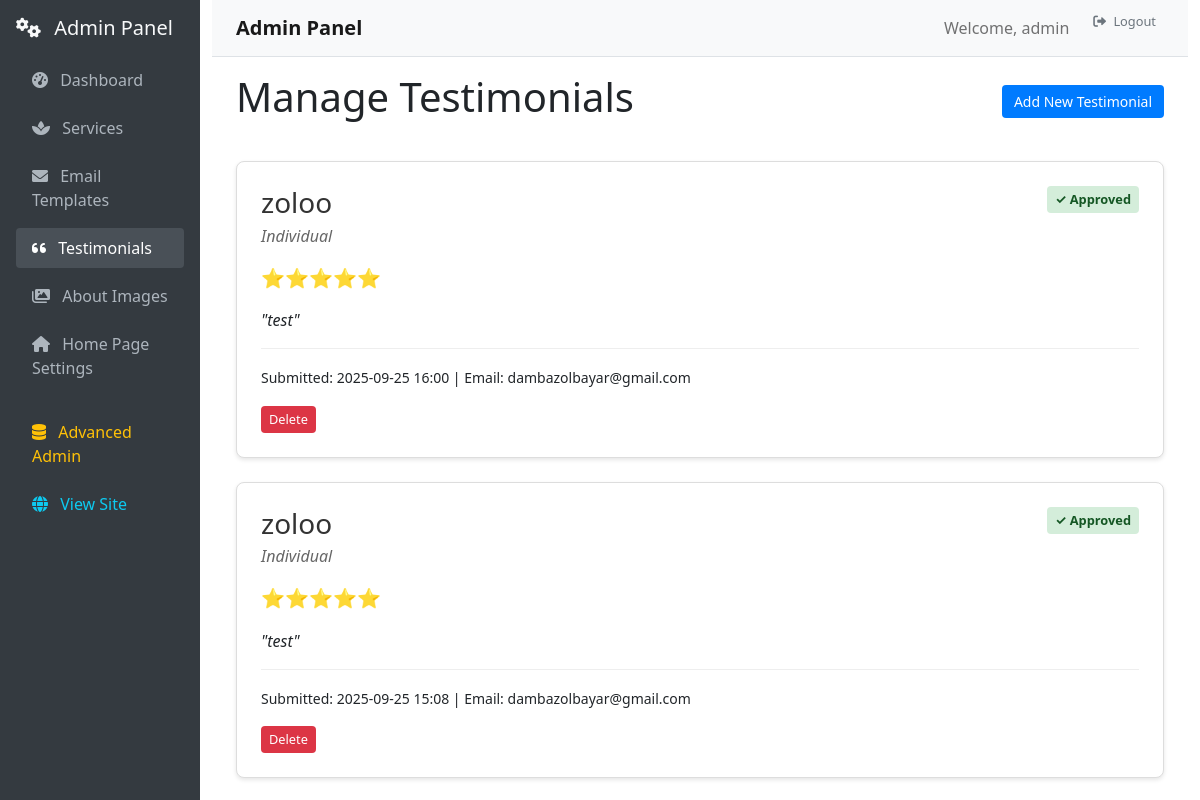
Page /web_admin/testimonials (signed in) on the earlier database version.
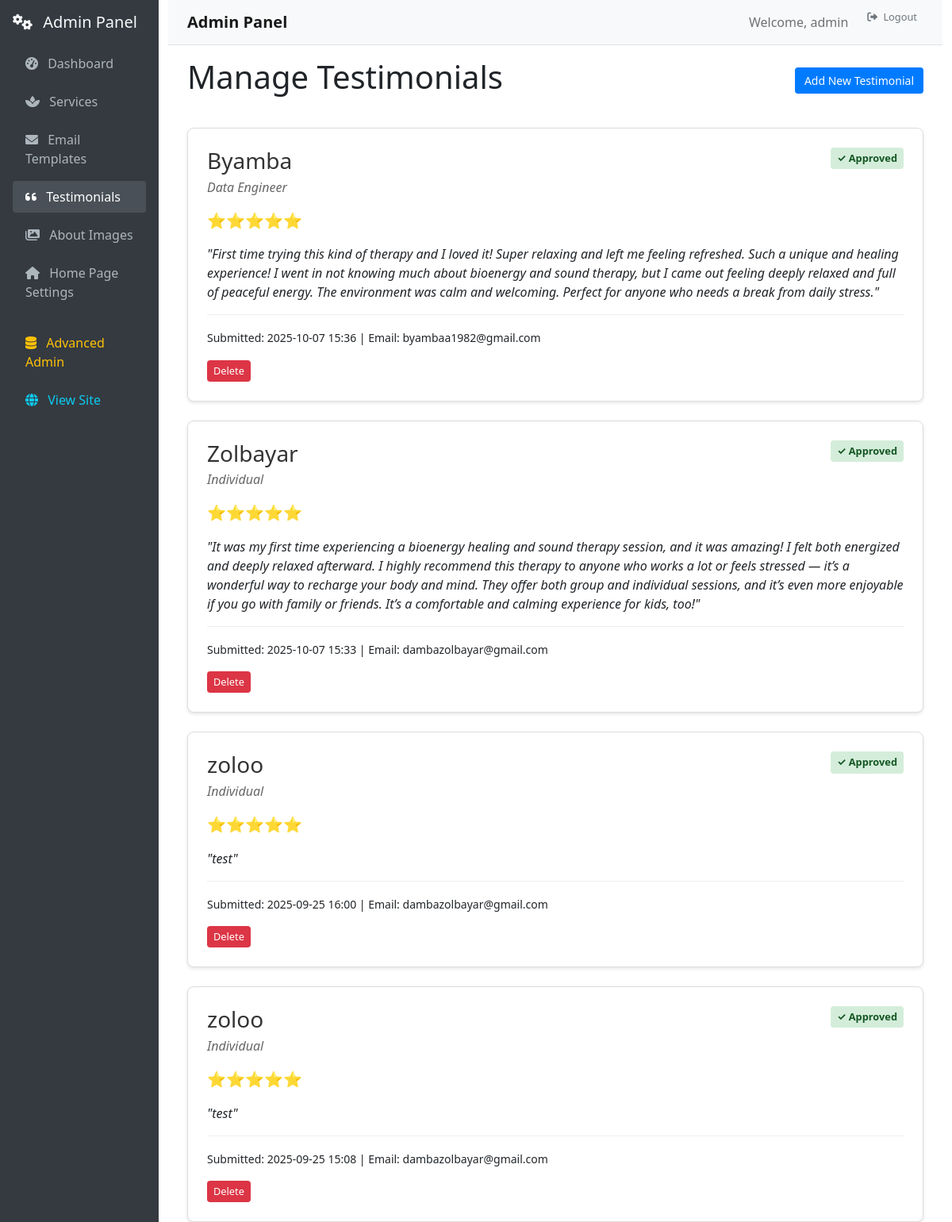
Same page on the later database version.
### db/models.py (models this page shows, shortened)
class User(db.Model, UserMixin):
    __tablename__ = 'users'
    id = db.Column(db.Integer, primary_key=True, autoincrement=True)
    is_paid = db.Column(db.Boolean, default=False)
    username = db.Column(db.String(80), nullable=False, unique=True)
    email = db.Column(db.String(120), nullable=False, unique=True)
    password = db.Column(db.String(128), nullable=False)
    role_id = db.Column(db.Integer, db.ForeignKey('roles.id'), nullable=False)
    role = db.relationship('Role', backref=db.backref('users', lazy=True))
    created_at = db.Column(db.DateTime, default=db.func.now())
    updated_at = db.Column(db.DateTime, default=db.func.now(), onupdate=db.func.now())

class Testimonial(db.Model):
    __tablename__ = "testimonials"
    id = db.Column(db.Integer, primary_key=True)
    client_name = db.Column(db.String(100), nullable=False)
    client_title = db.Column(db.String(100), nullable=True)  # Job title or profession
    testimonial_text = db.Column(db.Text, nullable=False)
    rating = db.Column(db.Integer, nullable=False, default=5)  # 1-5 star rating
    is_approved = db.Column(db.Boolean, default=False, nullable=False)  # Admin approval
    is_featured = db.Column(db.Boolean, default=False, nullable=False)  # Show on homepage
    email = db.Column(db.String(120), nullable=True)  # Optional client email
    created_at = db.Column(db.DateTime, default=db.func.now())
    updated_at = db.Column(db.DateTime, default=db.func.now(), onupdate=db.func.now())
    approved_at = db.Column(db.DateTime, nullable=True)
    approved_by = db.Column(db.Integer, db.ForeignKey('users.id'), nullable=True)
    approver = db.relationship('User', backref=db.backref('approved_testimonials', lazy=True))
    def get_star_display(self):
        return "⭐" * self.rating

### routes/web_admin.py (the view)
@web_admin_bp.route('/testimonials')
@admin_required
def admin_testimonials():
    testimonials = Testimonial.query.order_by(Testimonial.created_at.desc()).all()
    return render_template('admin/testimonials.html', testimonials=testimonials)

### routes/web_admin.py (called while the page is built)
def admin_required(f):
    @wraps(f)
    @login_required
    def decorated_function(*args, **kwargs):
        if not current_user.is_authenticated or current_user.role.name != 'admin':
            flash('Admin access required.', 'error')
            return redirect(url_for('main.home'))
        return f(*args, **kwargs)
    return decorated_function

### templates/admin/testimonials.html (shortened to what this page needs)
{% extends "admin/base.html" %}
{% block content %}
<div class="admin-header">
    <h1>Manage Testimonials</h1>
    <a href="{{ url_for('web_admin_panel.create_testimonial') }}" class="btn btn-primary">Add New Testimonial</a>
</div>
<div class="testimonials-grid">
    {% for testimonial in testimonials %}
    <div class="testimonial-admin-card">
        <div class="testimonial-header">
            <div class="client-info">
                <h3>{{ testimonial.client_name }}</h3>
                {% if testimonial.client_title %}
                <p class="client-title">{{ testimonial.client_title }}</p>
                {% endif %}
            </div>
            <div class="testimonial-status">
                {% if testimonial.is_approved %}
                    <span class="status-badge approved">✓ Approved</span>
                {% else %}
                    <span class="status-badge pending">⏳ Pending</span>
                {% endif %}
            </div>
        </div>
        <div class="rating">
            {{ testimonial.get_star_display() }}
        </div>
        <div class="testimonial-text">
            <p>"{{ testimonial.testimonial_text }}"</p>
        </div>
        <div class="testimonial-meta">
            <small>
                Submitted: {{ testimonial.created_at.strftime('%Y-%m-%d %H:%M') }}
                {% if testimonial.email %}
                | Email: {{ testimonial.email }}
                {% endif %}
            </small>
        </div>
        <div class="testimonial-actions">
            <form method="POST" action="{{ url_for('web_admin_panel.delete_testimonial', testimonial_id=testimonial.id) }}" style="display: inline;">
                <button type="submit" class="btn btn-danger btn-sm" onclick="return confirm('Delete this testimonial permanently?')">Delete</button>
            </form>
        </div>
    </div>
    {% endfor %}
</div>
{% endblock %}

### templates/admin/base.html (shortened to what this page needs)
<!DOCTYPE html>
<html lang="en">
<head>
    <link href="https://cdn.jsdelivr.net/npm/bootstrap@5.1.3/dist/css/bootstrap.min.css" rel="stylesheet">
    <link href="https://cdnjs.cloudflare.com/ajax/libs/font-awesome/6.0.0/css/all.min.css" rel="stylesheet">
</head>
<body>
    <div class="container-fluid">
        <div class="row">
            <nav class="col-md-3 col-lg-2 sidebar p-3">
                <div class="mb-3">
                    <h5 class="text-light">
                        <i class="fas fa-cogs me-2"></i>
                        Admin Panel
                    </h5>
                </div>
                <ul class="nav flex-column">
                    <li class="nav-item">
                        <a class="nav-link {% if request.endpoint == 'web_admin_panel.web_admin_panel' %}active{% endif %}"
                           href="{{ url_for('web_admin_panel.web_admin_panel') }}">
                            <i class="fas fa-tachometer-alt me-2"></i>
                            Dashboard
                        </a>
                    </li>
                    <li class="nav-item">
                        <a class="nav-link {% if request.endpoint == 'web_admin_panel.admin_services' %}active{% endif %}"
                           href="{{ url_for('web_admin_panel.admin_services') }}">
                            <i class="fas fa-spa me-2"></i>
                            Services
                        </a>
                    </li>
                    <li class="nav-item">
                        <a class="nav-link {% if request.endpoint == 'web_admin_panel.admin_emails' %}active{% endif %}"
                           href="{{ url_for('web_admin_panel.admin_emails') }}">
                            <i class="fas fa-envelope me-2"></i>
                            Email Templates
                        </a>
                    </li>
                    <li class="nav-item">
                        <a class="nav-link {% if request.endpoint == 'web_admin_panel.admin_testimonials' %}active{% endif %}"
                           href="{{ url_for('web_admin_panel.admin_testimonials') }}">
                            <i class="fas fa-quote-left me-2"></i>
                            Testimonials
                        </a>
                    </li>
                    <li class="nav-item">
                        <a class="nav-link {% if request.endpoint in ['web_admin_panel.admin_about_images', 'web_admin_panel.edit_about_image', 'web_admin_panel.create_about_image'] %}active{% endif %}"
                           href="{{ url_for('web_admin_panel.admin_about_images') }}">
                            <i class="fas fa-images me-2"></i>
                            About Images
                        </a>
                    </li>
                    <li class="nav-item">
                        <a class="nav-link {% if request.endpoint == 'web_admin_panel.admin_settings' %}active{% endif %}"
                           href="{{ url_for('web_admin_panel.admin_settings') }}">
                            <i class="fas fa-home me-2"></i>
                            Home Page Settings
                        </a>
                    </li>
                    <li class="nav-item mt-3">
                        <a class="nav-link text-warning" href="/admin/">
                            <i class="fas fa-database me-2"></i>
                            Advanced Admin
                        </a>
                    </li>
                    <li class="nav-item">
                        <a class="nav-link text-info" href="{{ url_for('main.home') }}">
                            <i class="fas fa-globe me-2"></i>
                            View Site
                        </a>
                    </li>
                </ul>
            </nav>
            <main class="col-md-9 col-lg-10 main-content">
                <nav class="navbar navbar-expand-lg navbar-light bg-light border-bottom">
                    <div class="container-fluid">
                        <span class="navbar-brand mb-0 h1">
                            {% block page_title %}Admin Panel{% endblock %}
                        </span>
                        <div class="navbar-nav ms-auto">
                            <span class="navbar-text me-3">
                                Welcome, {{ current_user.username }}
                            </span>
                            <a class="btn btn-outline-secondary btn-sm" href="/api/logout" onclick="handleLogout(event)">
                                <i class="fas fa-sign-out-alt me-1"></i>
                                Logout
                            </a>
                        </div>
                    </div>
                </nav>
                <div class="container-fluid mt-3">
                    {% block content %}{% endblock %}
                </div>
            </main>
        </div>
    </div>
</body>
</html>

### templates/admin/base.html (style rules this page uses)
.sidebar { min-height: 100vh; background: #343a40; }
.sidebar .nav-link { color: #adb5bd; border-radius: 0.25rem; margin: 0.25rem 0; }
.sidebar .nav-link:hover, .sidebar .nav-link.active { color: #fff; background-color: #495057; }
.main-content { min-height: 100vh; }
.navbar-brand { font-weight: bold; }

### templates/admin/testimonials.html (style rules this page uses)
.admin-header { display: flex; justify-content: space-between; align-items: center; margin-bottom: 2rem; }
.testimonials-grid { display: grid; gap: 1.5rem; }
.testimonial-admin-card { background: white; border: 1px solid #ddd; border-radius: 8px; padding: 1.5rem; box-shadow: 0 2px 4px rgba(0,0,0,0.1); }
.testimonial-header { display: flex; justify-content: space-between; align-items: flex-start; margin-bottom: 1rem; }
.client-info h3 { margin: 0; color: #333; }
.client-title { margin: 0.25rem 0 0 0; color: #666; font-style: italic; }
.testimonial-status { display: flex; gap: 0.5rem; flex-wrap: wrap; }
.status-badge { padding: 0.25rem 0.5rem; border-radius: 4px; font-size: 0.8rem; font-weight: bold; }
.status-badge.approved { background: #d4edda; color: #155724; }
.rating { font-size: 1.2rem; margin-bottom: 1rem; }
.testimonial-text { margin-bottom: 1rem; font-style: italic; }
.testimonial-meta { margin-bottom: 1rem; padding-top: 1rem; border-top: 1px solid #eee; }
.testimonial-actions { display: flex; gap: 0.5rem; flex-wrap: wrap; }
.btn { padding: 0.375rem 0.75rem; border: none; border-radius: 4px; cursor: pointer; text-decoration: none; font-size: 0.875rem; }
.btn-primary { background: #007bff; color: white; }
.btn-danger { background: #dc3545; color: white; }
.btn-sm { padding: 0.25rem 0.5rem; font-size: 0.8rem; }

Differences in the rows shown:
added Testimonial: client_name "Byamba", client_title "Data Engineer", is_approved "✓ Approved", star "⭐⭐⭐⭐⭐", testimonial_text "First time trying this kind of therapy and I loved it! Super relaxing and left me feeling refreshed. Such a unique and healing experience! I went in not knowing much about bioenergy and sound therapy, but I came out feeling deeply relaxed and full of peaceful energy. The environment was calm and welcoming. Perfect for anyone who needs a break from daily stress.", created_at "2025-10-07 15:36", email "byambaa1982@gmail.com"
added Testimonial: client_name "Zolbayar", client_title "Individual", is_approved "✓ Approved", star "⭐⭐⭐⭐⭐", testimonial_text "It was my first time experiencing a bioenergy healing and sound therapy session, and it was amazing! I felt both energized and deeply relaxed afterward. I highly recommend this therapy to anyone who works a lot or feels stressed — it’s a wonderful way to recharge your body and mind. They offer both group and individual sessions, and it’s even more enjoyable if you go with family or friends. It’s a comfortable and calming experience for kids, too!", created_at "2025-10-07 15:33", email "dambazolbayar@gmail.com"
